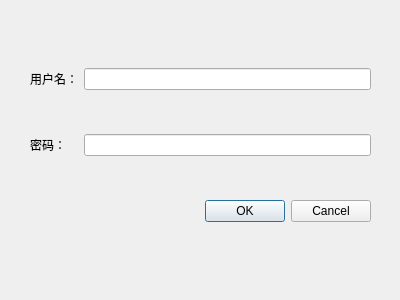
<?xml version="1.0" encoding="UTF-8"?>
<ui version="4.0">
 <class>Form</class>
 <widget class="QWidget" name="Form">
  <property name="geometry">
   <rect>
    <x>0</x>
    <y>0</y>
    <width>400</width>
    <height>300</height>
   </rect>
  </property>
  <property name="windowTitle">
   <string>Form</string>
  </property>
  <widget class="QWidget" name="gridLayoutWidget">
   <property name="geometry">
    <rect>
     <x>30</x>
     <y>30</y>
     <width>341</width>
     <height>231</height>
    </rect>
   </property>
   <layout class="QGridLayout" name="gridLayout">
    <item row="1" column="0">
     <widget class="QLabel" name="label_2">
      <property name="text">
       <string>密码：</string>
      </property>
     </widget>
    </item>
    <item row="0" column="1">
     <widget class="QLineEdit" name="lineEdit"/>
    </item>
    <item row="0" column="0">
     <widget class="QLabel" name="label">
      <property name="text">
       <string>用户名：</string>
      </property>
     </widget>
    </item>
    <item row="1" column="1">
     <widget class="QLineEdit" name="lineEdit_2"/>
    </item>
    <item row="2" column="1">
     <widget class="QDialogButtonBox" name="buttonBox">
      <property name="standardButtons">
       <set>QDialogButtonBox::Cancel|QDialogButtonBox::Ok</set>
      </property>
      <property name="centerButtons">
       <bool>false</bool>
      </property>
     </widget>
    </item>
   </layout>
  </widget>
 </widget>
 <resources/>
 <connections/>
</ui>
